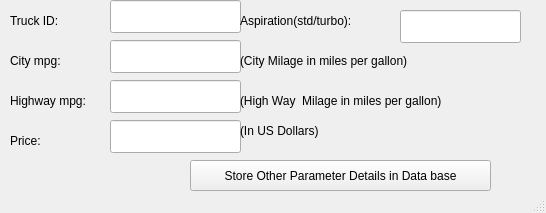
<?xml version="1.0" encoding="UTF-8"?>
<ui version="4.0">
 <class>MainWindow</class>
 <widget class="QMainWindow" name="MainWindow">
  <property name="geometry">
   <rect>
    <x>0</x>
    <y>0</y>
    <width>546</width>
    <height>213</height>
   </rect>
  </property>
  <property name="windowTitle">
   <string>Truck Other Parameters Details</string>
  </property>
  <widget class="QWidget" name="centralwidget">
   <widget class="QLabel" name="label">
    <property name="geometry">
     <rect>
      <x>10</x>
      <y>130</y>
      <width>71</width>
      <height>21</height>
     </rect>
    </property>
    <property name="text">
     <string>Price:</string>
    </property>
   </widget>
   <widget class="QLineEdit" name="lineEdit">
    <property name="geometry">
     <rect>
      <x>110</x>
      <y>120</y>
      <width>131</width>
      <height>33</height>
     </rect>
    </property>
   </widget>
   <widget class="QPushButton" name="pushButton">
    <property name="geometry">
     <rect>
      <x>190</x>
      <y>160</y>
      <width>301</width>
      <height>31</height>
     </rect>
    </property>
    <property name="text">
     <string>Store Other Parameter Details in Data base</string>
    </property>
   </widget>
   <widget class="QLineEdit" name="lineEdit_3">
    <property name="geometry">
     <rect>
      <x>110</x>
      <y>0</y>
      <width>131</width>
      <height>33</height>
     </rect>
    </property>
   </widget>
   <widget class="QLineEdit" name="lineEdit_4">
    <property name="geometry">
     <rect>
      <x>400</x>
      <y>10</y>
      <width>121</width>
      <height>33</height>
     </rect>
    </property>
   </widget>
   <widget class="QLineEdit" name="lineEdit_5">
    <property name="geometry">
     <rect>
      <x>110</x>
      <y>40</y>
      <width>131</width>
      <height>33</height>
     </rect>
    </property>
   </widget>
   <widget class="QLineEdit" name="lineEdit_6">
    <property name="geometry">
     <rect>
      <x>110</x>
      <y>80</y>
      <width>131</width>
      <height>33</height>
     </rect>
    </property>
   </widget>
   <widget class="QLabel" name="label_3">
    <property name="geometry">
     <rect>
      <x>10</x>
      <y>10</y>
      <width>81</width>
      <height>21</height>
     </rect>
    </property>
    <property name="text">
     <string>Truck ID:</string>
    </property>
   </widget>
   <widget class="QLabel" name="label_4">
    <property name="geometry">
     <rect>
      <x>240</x>
      <y>10</y>
      <width>161</width>
      <height>21</height>
     </rect>
    </property>
    <property name="text">
     <string>Aspiration(std/turbo):</string>
    </property>
   </widget>
   <widget class="QLabel" name="label_5">
    <property name="geometry">
     <rect>
      <x>10</x>
      <y>90</y>
      <width>91</width>
      <height>21</height>
     </rect>
    </property>
    <property name="text">
     <string>Highway mpg:</string>
    </property>
   </widget>
   <widget class="QLabel" name="label_6">
    <property name="geometry">
     <rect>
      <x>10</x>
      <y>50</y>
      <width>91</width>
      <height>21</height>
     </rect>
    </property>
    <property name="text">
     <string>City mpg:</string>
    </property>
   </widget>
   <widget class="QLabel" name="label_7">
    <property name="geometry">
     <rect>
      <x>240</x>
      <y>50</y>
      <width>231</width>
      <height>21</height>
     </rect>
    </property>
    <property name="text">
     <string>(City Milage in miles per gallon)</string>
    </property>
   </widget>
   <widget class="QLabel" name="label_8">
    <property name="geometry">
     <rect>
      <x>240</x>
      <y>90</y>
      <width>201</width>
      <height>21</height>
     </rect>
    </property>
    <property name="text">
     <string/>
    </property>
   </widget>
   <widget class="QLabel" name="label_10">
    <property name="geometry">
     <rect>
      <x>240</x>
      <y>120</y>
      <width>191</width>
      <height>21</height>
     </rect>
    </property>
    <property name="text">
     <string>(In US Dollars)</string>
    </property>
   </widget>
   <widget class="QLabel" name="label_9">
    <property name="geometry">
     <rect>
      <x>240</x>
      <y>90</y>
      <width>261</width>
      <height>21</height>
     </rect>
    </property>
    <property name="text">
     <string>(High Way  Milage in miles per gallon)</string>
    </property>
   </widget>
  </widget>
  <widget class="QStatusBar" name="statusbar"/>
 </widget>
 <resources/>
 <connections/>
</ui>
